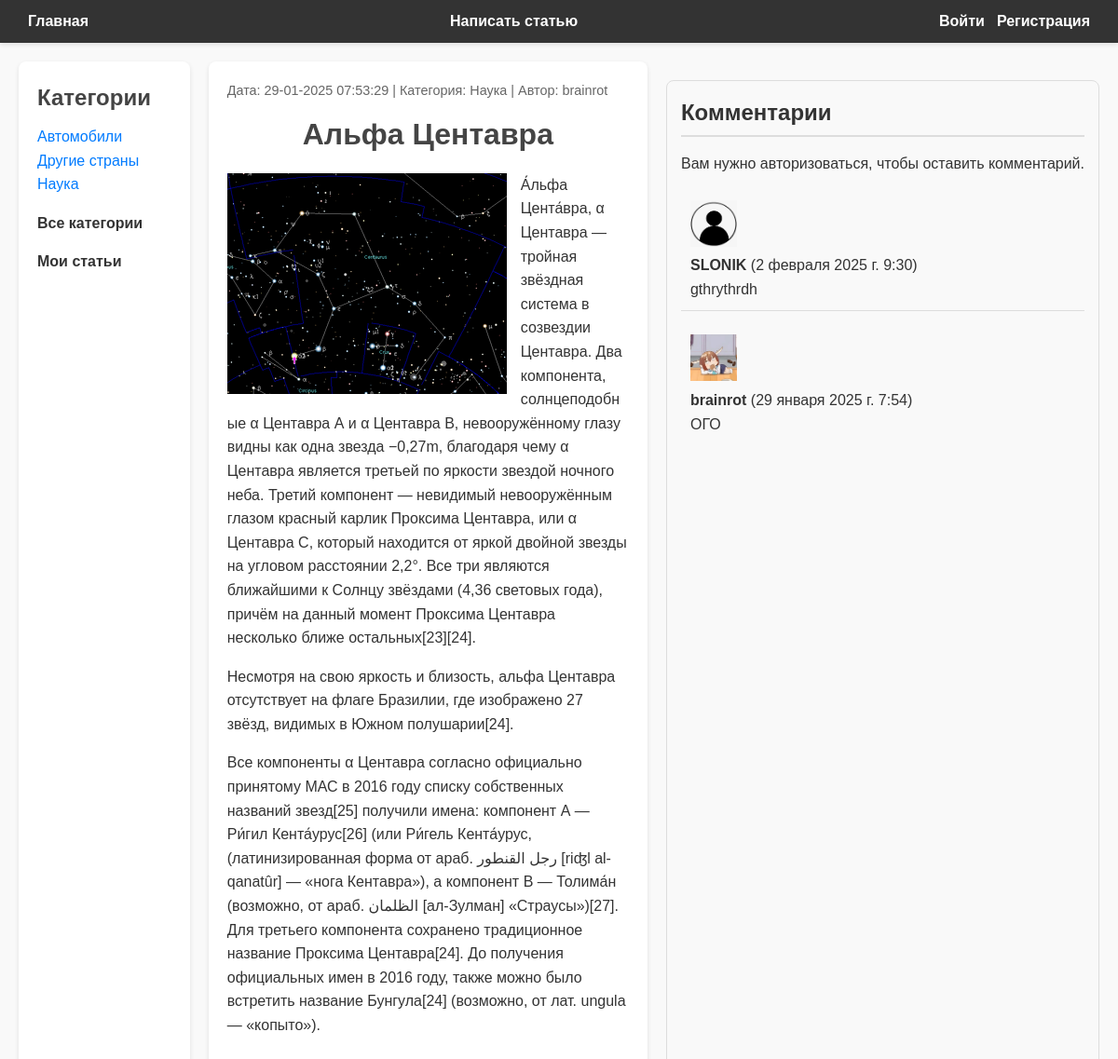
The app's page /post/27/, older data.
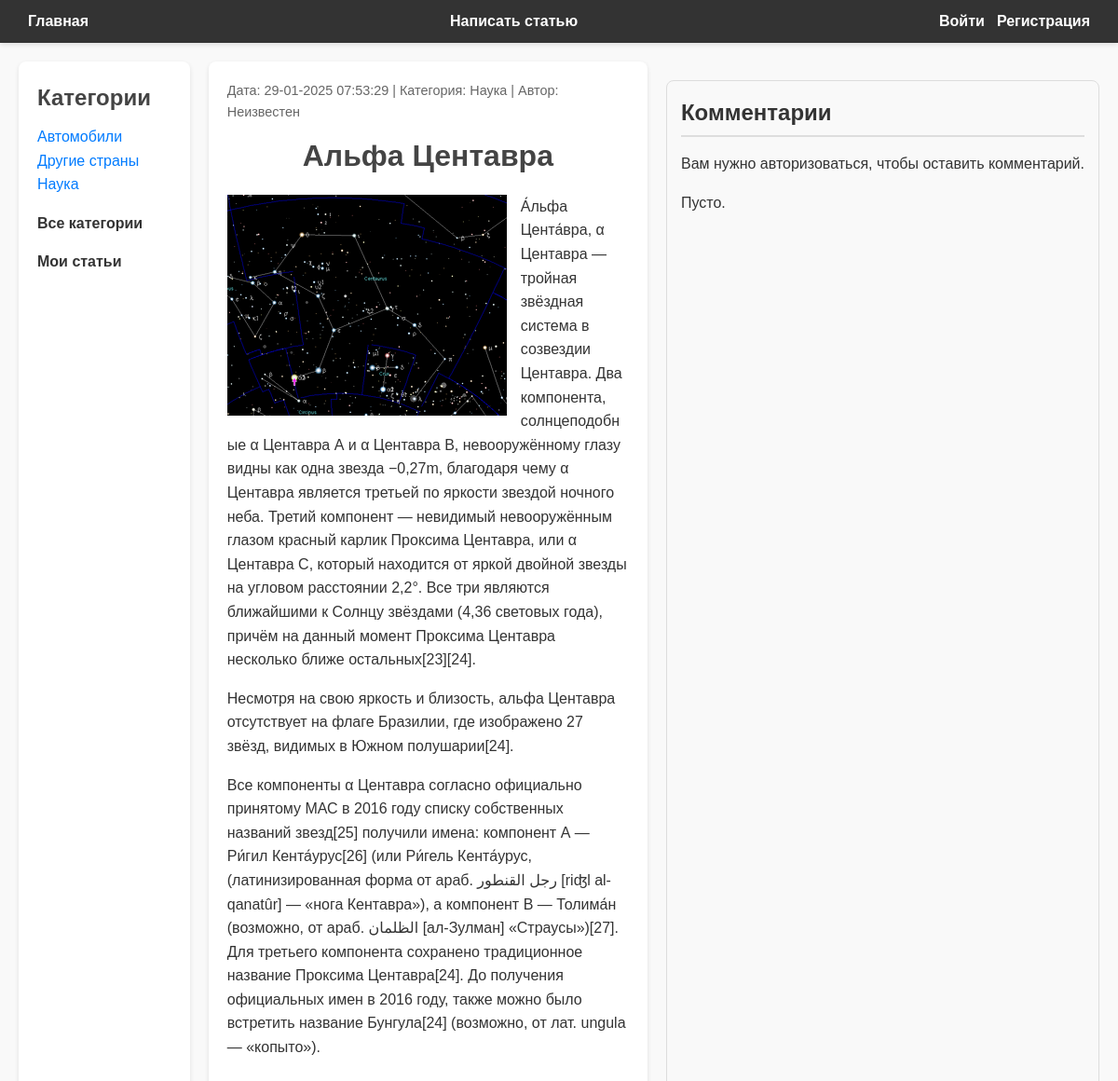
The same page, newer data.
### blog/models.py (models this page shows, shortened)
class Category(models.Model):
    name = models.CharField(max_length=32, db_index=True, verbose_name="Категория")
    slug = models.SlugField(max_length=32, unique=True, db_index=True)
    class Meta:
        verbose_name = "Категория"
        verbose_name_plural = "Категории"
    def __str__(self):
        return self.name
    def get_absolute_url(self):
        return reverse('category', kwargs={'cat_slug': self.slug})

class Post(models.Model):
    title = models.CharField(max_length=64, verbose_name="Заголовок")
    content = models.TextField(blank=True, verbose_name="Текст статьи")
    photo = models.ImageField(upload_to="photos/%Y/%m/%d/", default=None, blank=True, null=True, verbose_name="Фото")
    time_create = models.DateTimeField(auto_now_add=True, verbose_name="Дата создания")
    time_update = models.DateTimeField(auto_now=True, verbose_name="Отредактировано")
    cat = models.ForeignKey('Category', on_delete=models.PROTECT, related_name='posts', verbose_name="Категории")
    author = models.ForeignKey(get_user_model(), on_delete=models.SET_NULL, related_name='posts', null=True, default=None, verbose_name="Автор")
    class Meta:
        verbose_name = "Пост"
        verbose_name_plural = "Посты"
        ordering = ['-time_create']
        indexes = [
            models.Index(fields=['time_create'])
        ]

class PostComment(models.Model):
    text = models.TextField(verbose_name="Комментарий", validators=[MaxLengthValidator(360)])
    post = models.ForeignKey('Post', on_delete=models.CASCADE, related_name='comments', verbose_name="Пост")
    author = models.ForeignKey(get_user_model(), on_delete=models.CASCADE, related_name='comments', verbose_name="Автор")
    time_create = models.DateTimeField(auto_now_add=True, verbose_name="Дата создания")
    class Meta:
        ordering = ['-time_create']

### users/models.py (models this page shows)
class User(AbstractUser):
    photo = models.ImageField(upload_to='users/%Y/%m/%d', blank=True, verbose_name='Фото')

### blog/views.py (the view)
# urls.py: path('post/<int:pk>/', views.ShowPost.as_view(), name="post_detail"),
class ShowPost(DetailView):
    template_name = 'blog/post.html'
    id_url_kwarg = 'post_pk'
    context_object_name = 'post'
    extra_context = {'default_image': settings.DEFAULT_USER_IMAGE}
    def get_context_data(self, **kwargs):
        context = super().get_context_data(**kwargs)
        context['comments'] = self.object.comments.all()
        context['form'] = CommentForm()
        context['is_moderator'] = self.request.user.groups.filter(name="Moderator").exists()
        return context
    def post(self, request, *args, **kwargs):
        self.object = self.get_object()
        form = CommentForm(request.POST)
        if form.is_valid():
            comment = form.save(commit=False)
            comment.author = request.user
            comment.post = self.object
            comment.save()
            return redirect(self.object.get_absolute_url())
        return self.get(request, *args, **kwargs)
    def get_object(self, queryset = None):
        return get_object_or_404(Post.objects, pk=self.kwargs.get(self.pk_url_kwarg))

### blog/templatetags/blogtags.py (called while the page is built)
@register.inclusion_tag('blog/list_categories.html')
def show_categories(cat_selected=0):
    cats = Category.objects.annotate(total=Count("posts")).filter(total__gt=0)
    return {'cats': cats, 'cat_selected': cat_selected}

### blog/templates/blog/post.html (shortened to what this page needs)
{% extends 'base.html' %}
{% block content %}
<div class="article-panel">
    <p class="last">
        Дата: {{ post.time_update|date:"d-m-Y H:i:s" }} | Категория: {{ post.cat }} | Автор: {{ post.author.username|default:"Неизвестен" }}
    </p>
</div>
<h1 style="text-align: center;">{{post.title}}</h1>
{% if post.photo %}
<p><img class="img-post" src="{{post.photo.url}}"></p>
{% endif %}
{{post.content|linebreaks}}
{% endblock %}
{% block comment %}
<h2>Комментарии</h2>
{% if user.is_authenticated %}
            <h3>Оставьте комментарий.</h3>
            <form method="POST">
                {% csrf_token %}
                {{ form.as_p }}
                <button type="submit">Готово</button>
            </form>
        {% else %}
            <p>Вам нужно авторизоваться, чтобы оставить комментарий.</p>
        {% endif %}
<ul>
            {% for comment in comments %}
                <li>
                    <strong>{% if comment.author.photo %}<img src="{{ comment.author.photo.url }}" width="50px", height="50px">
                        {% else %}<img src="{{ default_image }}" width="50px", height="50px">{% endif %}
                    <br>{{ comment.author.username }}</strong> ({{ comment.time_create }})<br>
                    {{ comment.text }}
                </li>
            {% empty %}
                <p>Пусто.</p>
            {% endfor %}
        </ul>
{% endblock %}

### blog/templates/blog/list_categories.html
{% for cat in cats %}
{% if cat.id == cat_selected %}
<li class="selected">{{cat.name}}</li>
{% else %}
<li class="li-categories"><a href="{{ cat.get_absolute_url }}" class="link-categories">{{cat.name}}</a></li>
{% endif %}
{% endfor %}
<p><a href="{% url 'home' %}" class="all-categories">Все категории</a>
</p><a href="{% url 'my_posts'%}" class="my-posts">Мои статьи</a>

Row changes from the older to the newer data that the page shows:
removed PostComment: author.username "SLONIK", time_create "2 февраля 2025 г. 9:30", text "gthrythrdh"
removed PostComment: author.photo (picture), author.username "brainrot", time_create "29 января 2025 г. 7:54", text "ОГО"
changed Post "Альфа Центавра": author.username "brainrot" → "Неизвестен"
Text that changed along with them:
text now shown: "Пусто."
